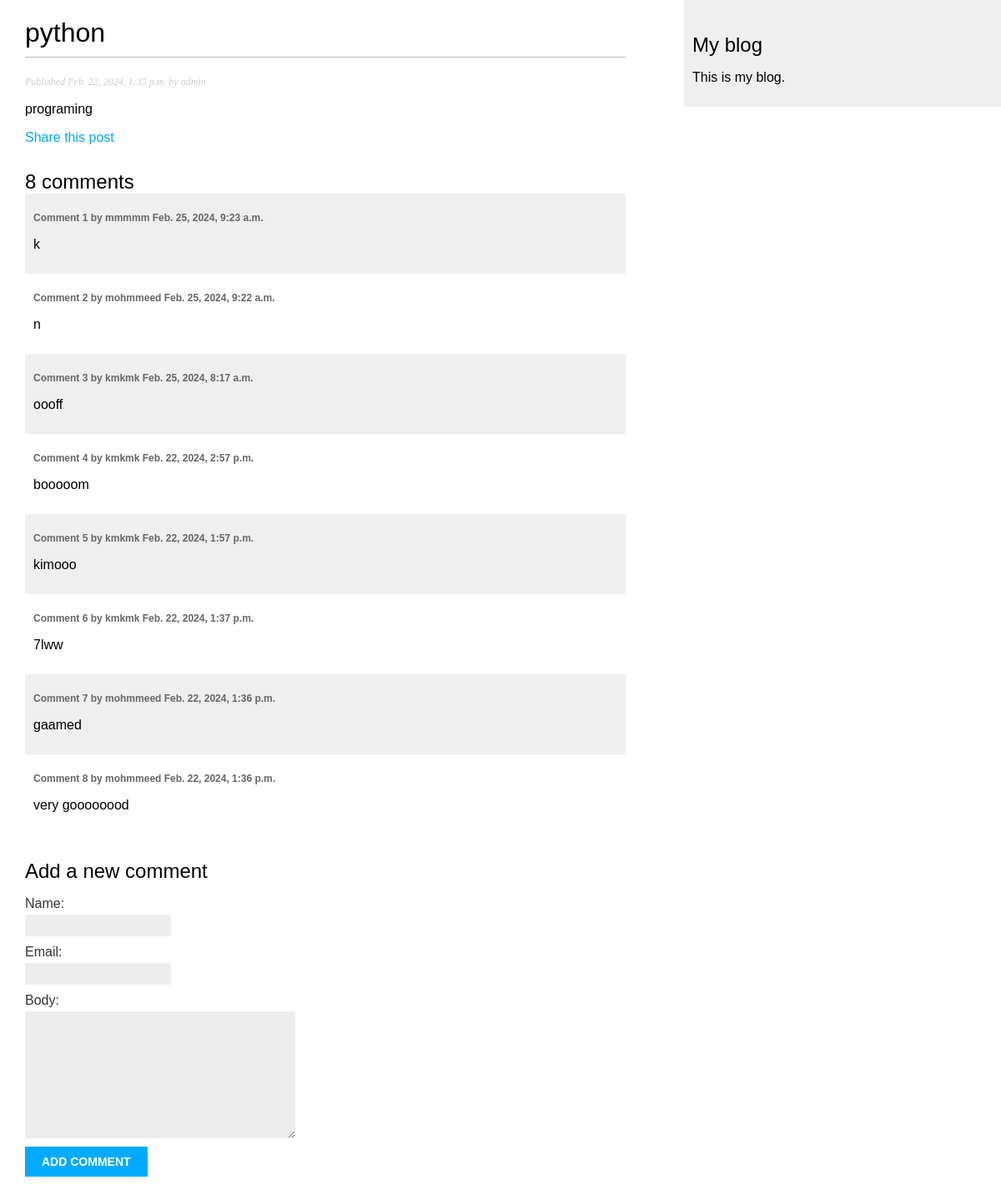
Screenshot of /2024/2/22/python/ with the database file from the repository.
### blog/models.py (models this page shows, shortened)
class Post(models.Model):
    class Status(models.TextChoices):
        DRAFT = 'DF', 'Draft'
        PUBLISHED = 'PB', 'Published'
    title = models.CharField(max_length=250)
    slug = models.SlugField(max_length=250,unique_for_date='publish')
    author = models.ForeignKey(User, on_delete=models.CASCADE,related_name='blog_posts')
    body = models.TextField()
    publish = models.DateTimeField(default=timezone.now)
    created = models.DateTimeField(auto_now_add=True)
    updated = models.DateTimeField(auto_now=True)
    status = models.CharField(max_length=2,choices=Status.choices,default=Status.DRAFT)
    objects = models.Manager()
    published = PublishedManager()
    class Meta:
        ordering = ['-publish']
        indexes = [models.Index(fields=['-publish']), ]

class Comment(models.Model):
    post = models.ForeignKey(Post,on_delete=models.CASCADE,related_name='comments')
    name = models.CharField(max_length=80)
    email = models.EmailField()
    body = models.TextField()
    created = models.DateTimeField(auto_now_add=True)
    updated = models.DateTimeField(auto_now=True)
    active = models.BooleanField(default=True)
    class Meta:
        ordering = ['-created']
        indexes = [models.Index(fields=['created']),]

### blog/views.py (the view)
# urls.py: path('<int:year>/<int:month>/<int:day>/<slug:post>/',views.post_detail,name='post_detail'),
def post_detail(request, year, month, day, post):
    post = get_object_or_404(Post,
                             status=Post.Status.PUBLISHED,
                             slug=post,
                             publish__year=year,
                             publish__month=month,
                             publish__day=day)
    comments = post.comments.filter(active=True)
    form = CommentForm()
    return render(request,'blog/post/detail.html',{'post': post,'comments': comments,'form': form})

### blog/forms.py
class CommentForm(forms.ModelForm):
    class Meta:
        model = Comment
        fields = ['name', 'email', 'body']

### blog/templates/blog/post/detail.html (shortened to what this page needs)
{% extends "blog/base.html" %}
{% block content %}
  <h1>{{ post.title }}</h1>
  <p class="date">
    Published {{ post.publish }} by {{ post.author }}
  </p>
  {{ post.body|linebreaks }}
  <p>
    <a href="{% url "blog:post_share" post.id %}">
      Share this post
    </a>
  </p>
  {% with comments.count as total_comments %}
    <h2>
      {{ total_comments }} comment{{ total_comments|pluralize }}
    </h2>
  {% endwith %}
  {% for comment in comments %}
    <div class="comment">
      <p class="info">
        Comment {{ forloop.counter }} by {{ comment.name }}
        {{ comment.created }}
      </p>
      {{ comment.body|linebreaks }}
    </div>
  {% empty %}
    <p>There are no comments yet.</p>
  {% endfor %}
  {% include "blog/post/includes/comment_form.html" %}
{% endblock %}

### blog/static/css/blog.css (style rules this page uses)
body { margin:0; padding:0; font-family:helvetica, sans-serif; }
a { color:#00abff; text-decoration:none; }
h1 { font-weight:normal; border-bottom:1px solid #bbb; padding:0 0 10px 0; }
h2 { font-weight:normal; margin:30px 0 0; }
p.date { color:#ccc; font-family: georgia, serif; font-size: 12px; font-style: italic; }
label { float:left; clear:both; color:#333; margin-bottom:4px; }
input, textarea { clear:both; float:left; margin:0 0 10px; background:#ededed; border:0; padding:6px 10px; font-size:12px; }
.comment { padding:10px; }
.comment:nth-child(even) { background:#efefef; }
.comment .info { font-weight:bold; font-size:12px; color:#666; }

### rows the page displays
Post: title "python", publish "Feb. 22, 2024, 1:35 p.m.", author "admin", body "programing"
Comment: name "mmmmm", created "Feb. 25, 2024, 9:23 a.m.", body "k"
Comment: name "mohmmeed", created "Feb. 25, 2024, 9:22 a.m.", body "n"
Comment: name "kmkmk", created "Feb. 25, 2024, 8:17 a.m.", body "oooff"
Comment: name "kmkmk", created "Feb. 22, 2024, 2:57 p.m.", body "booooom"
Comment: name "kmkmk", created "Feb. 22, 2024, 1:57 p.m.", body "kimooo"
Comment: name "kmkmk", created "Feb. 22, 2024, 1:37 p.m.", body "7lww"
Comment: name "mohmmeed", created "Feb. 22, 2024, 1:36 p.m.", body "gaamed"
Comment: name "mohmmeed", created "Feb. 22, 2024, 1:36 p.m.", body "very goooooood"

### other values shown
{{ total_comments }} "8"
